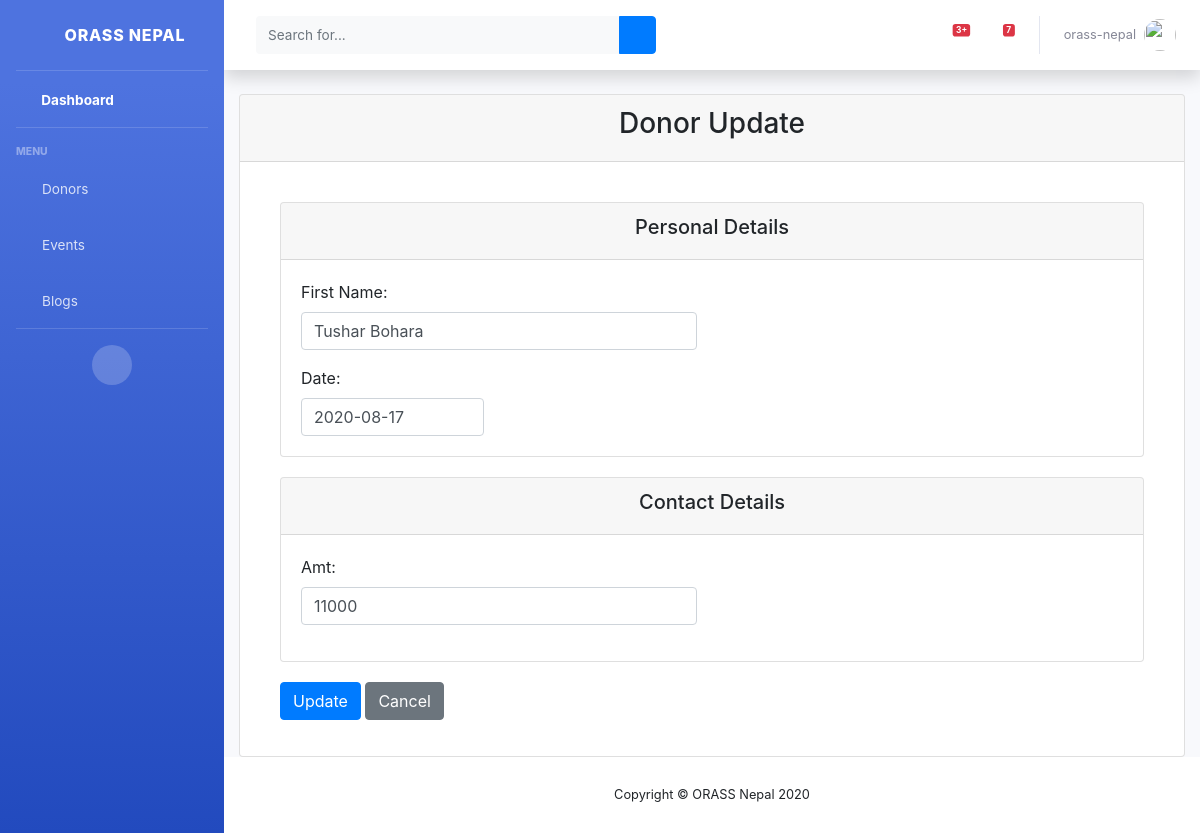
/view/donors/2/update/ (signed in), run on the app's committed database.
### web/models.py (models this page shows, shortened)
class DonationsDemo(models.Model):
    name = models.CharField(max_length=100)
    date = models.DateField()
    amt = models.CharField(max_length=255)

### web/views.py (the view, shortened to what this page needs)
# urls.py: path('view/donors/<int:pk>/update/', login_required(DonorUpdateView.as_view(), login_url='/staff'),
class DonorUpdateView(UpdateView):
    model = DonationsDemo
    fields = ('name',
              'date',
              'amt'
              )
    template_name = 'staff/update_donor_detail.html'
    context_object_name = 'donor'

### web/templates/staff/update_donor_detail.html (shortened to what this page needs)
{% extends 'staff/base.html' %}
{% load widget_tweaks %}
{% block content %}
<div class="card mb-12">
    <div class="card-header">
        <h3><center>Donor Update</center> </h3>
    </div>
    <div class="card-body">
      <form method="post" style="margin: 0 20px 0 20px;">
        <div class="card" style="margin-top: 20px">
          <div class="card-header"><h5><center>Personal Details</center></h5></div>
          <div class="card-body">
            <div class="row">
              <div class="col-md-6 mb-3">
                  <label>First Name:</label>
                  {% render_field form.name class="form-control" placeholder=form.name.label %}
              </div>
            </div>
            <div class="row">
              <div class="col-md-3">
                  <label>{{form.date.label}}:</label>
                  {{ form.date|add_class:'form-control' }}
              </div>
            </div>
          </div>
        </div>
        <div class="card" style="margin-top: 20px">
          <div class="card-header"><h5><center>Contact Details</center> </h5></div>
          <div class="card-body">
            <div class="row">
              <div class="col-md-6 mb-3">
                  <label>{{form.amt.label}}:</label>
                  {% render_field form.amt class="form-control" placeholder=form.amt.label %}
              </div>
            </div>
          </div>
        </div>
        <div class="form-group" style="margin-top: 20px" >
            <input class="btn btn-primary" type="submit" value="Update">
            <a href="{% url 'web:donor-detail' donor.id %}" class="btn btn-secondary">Cancel</a>
        </div>
      </form>
    </div>
  </div>
{% endblock content %}

### web/templates/staff/base.html (shortened to what this page needs)
{% load static %}
<!DOCTYPE html>
<html lang="en">
<head>
    <link href="{% static 'vendor/fontawesome-free/css/all.min.css' %}" rel="stylesheet" type="text/css">
    <link href="{% static 'css/sb-admin-2.min.css' %}" rel="stylesheet">
    <link rel="stylesheet" href="https://netdna.bootstrapcdn.com/font-awesome/4.7.0/css/font-awesome.css">
    <link rel="stylesheet" href="https://stackpath.bootstrapcdn.com/bootstrap/4.1.3/css/bootstrap.min.css">
</head>
<body id="page-top">
    <div id="wrapper">
        <ul class="navbar-nav bg-gradient-primary sidebar sidebar-dark accordion" id="accordionSidebar">
            <a class="sidebar-brand d-flex align-items-center justify-content-center" href="{% url 'web:dashboard' %}">
                <div class="sidebar-brand-icon rotate-n-15">
                    <i class="fas fa-laugh-wink"></i>
                </div>
                <div class="sidebar-brand-text mx-3">ORASS Nepal</div>
            </a>
            <hr class="sidebar-divider my-0">
            <li class="nav-item active">
                <a class="nav-link" href="{% url 'web:dashboard' %}">
                    <i class="fas fa-fw fa-tachometer-alt"></i>
                    <span>Dashboard</span></a>
            </li>
            <hr class="sidebar-divider">
            <div class="sidebar-heading">
                Menu
            </div>
            <li class="nav-item">
                <a class="nav-link" href="{% url 'web:view-donor' %}">
                    <i class="fas fa-fw fa-donate"></i>
                    <span>Donors</span></a>
            </li>
            <li class="nav-item">
                <a class="nav-link" href="{% url 'web:view-event' %}">
                    <i class="fas fa-fw fa-table"></i>
                    <span>Events</span></a>
            </li>
            <li class="nav-item">
                <a class="nav-link" href="{% url 'web:view-blog' %}">
                    <i class="fas fa-fw fa-blog"></i>
                    <span>Blogs</span></a>
            </li>
            <hr class="sidebar-divider d-none d-md-block">
            <div class="text-center d-none d-md-inline">
                <button class="rounded-circle border-0" id="sidebarToggle"></button>
            </div>
        </ul>
        <div id="content-wrapper" class="d-flex flex-column">
            <div id="content">
                <nav class="navbar navbar-expand navbar-light bg-white topbar mb-4 static-top shadow">
                    <form
                        class="d-none d-sm-inline-block form-inline mr-auto ml-md-3 my-2 my-md-0 mw-100 navbar-search">
                        <div class="input-group">
                            <input type="text" class="form-control bg-light border-0 small" placeholder="Search for..."
                                aria-label="Search" aria-describedby="basic-addon2">
                            <div class="input-group-append">
                                <button class="btn btn-primary" type="button">
                                    <i class="fas fa-search fa-sm"></i>
                                </button>
                            </div>
                        </div>
                    </form>
                    <ul class="navbar-nav ml-auto">
                        <li class="nav-item dropdown no-arrow mx-1">
                            <a class="nav-link dropdown-toggle" href="#" id="alertsDropdown" role="button"
                                data-toggle="dropdown" aria-haspopup="true" aria-expanded="false">
                                <span class="badge badge-danger badge-counter">3+</span>
                            </a>
                        </li>
                        <li class="nav-item dropdown no-arrow mx-1">
                            <a class="nav-link dropdown-toggle" href="#" id="messagesDropdown" role="button"
                                data-toggle="dropdown" aria-haspopup="true" aria-expanded="false">
                                <i class="fas fa-envelope fa-fw"></i>
                                <span class="badge badge-danger badge-counter">7</span>
                            </a>
                        </li>
                        <li class="nav-item dropdown no-arrow">
                            <a class="nav-link dropdown-toggle" href="#" id="userDropdown" role="button"
                                data-toggle="dropdown" aria-haspopup="true" aria-expanded="false">
                                <span class="mr-2 d-none d-lg-inline text-gray-600 small">{{ user.username }}</span>
                                <img class="img-profile rounded-circle"
                                    src="{% static 'images/undraw_profile.svg' %}">
                            </a>
                        </li>
                    </ul>
                </nav>
                <div class="container-fluid">
                    {% block content %}
                    {% endblock content %}
                </div>
            </div>
            <footer class="sticky-footer bg-white">
                <div class="container my-auto">
                    <div class="copyright text-center my-auto">
                        <span>Copyright &copy; ORASS Nepal 2020</span>
                    </div>
                </div>
            </footer>
        </div>
    </div>
</body>
</html>

### data on the page
DonationsDemo: name "Tushar Bohara", date "2020-08-17", amt "11000"

### other printed values
{{ user.username }} "orass-nepal"
